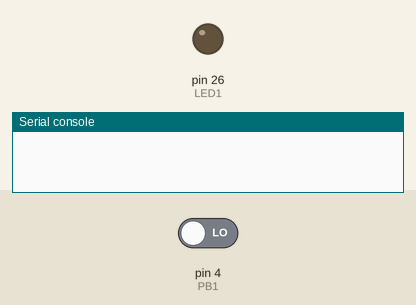
A program run on a simulated MicroPython board. Shown: output pins drawn as LEDs (lit = HIGH), the last lines printed to the serial console. The test bench sets the inputs (shaded band); at power-on: pin 4 (PB1) LOW.

Above: at 1.2 s.
1.3 s: pin 4 (PB1) driven HIGH
2.8 s: pin 4 (PB1) driven LOW
At 3.8 s:
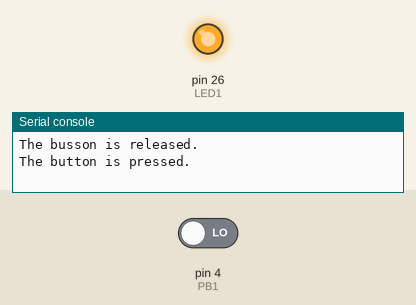
Timing chart, 0 to 5.8 s (numbered marks = the images above; inputs shaded):
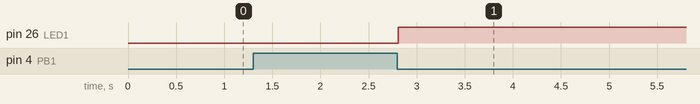

The program:

5.2_PB_LED.py
```python
from machine import Pin
from time import sleep

PB1 = Pin(4, Pin.IN)
LED1 = Pin(26, Pin.OUT)

while True:
    first=PB1.value()
    sleep(0.01)
    second=PB1.value()
    if first==1 and second==0:
        print("The button is pressed.") # Can be left out
        LED1.value(not LED1.value())
    if first==0 and second ==1: # Can be left out
        print("The busson is released.") # Can be left out
```

Measured:
- after the input at 2.8 s, pin 26 (LED1): LOW → HIGH at once
